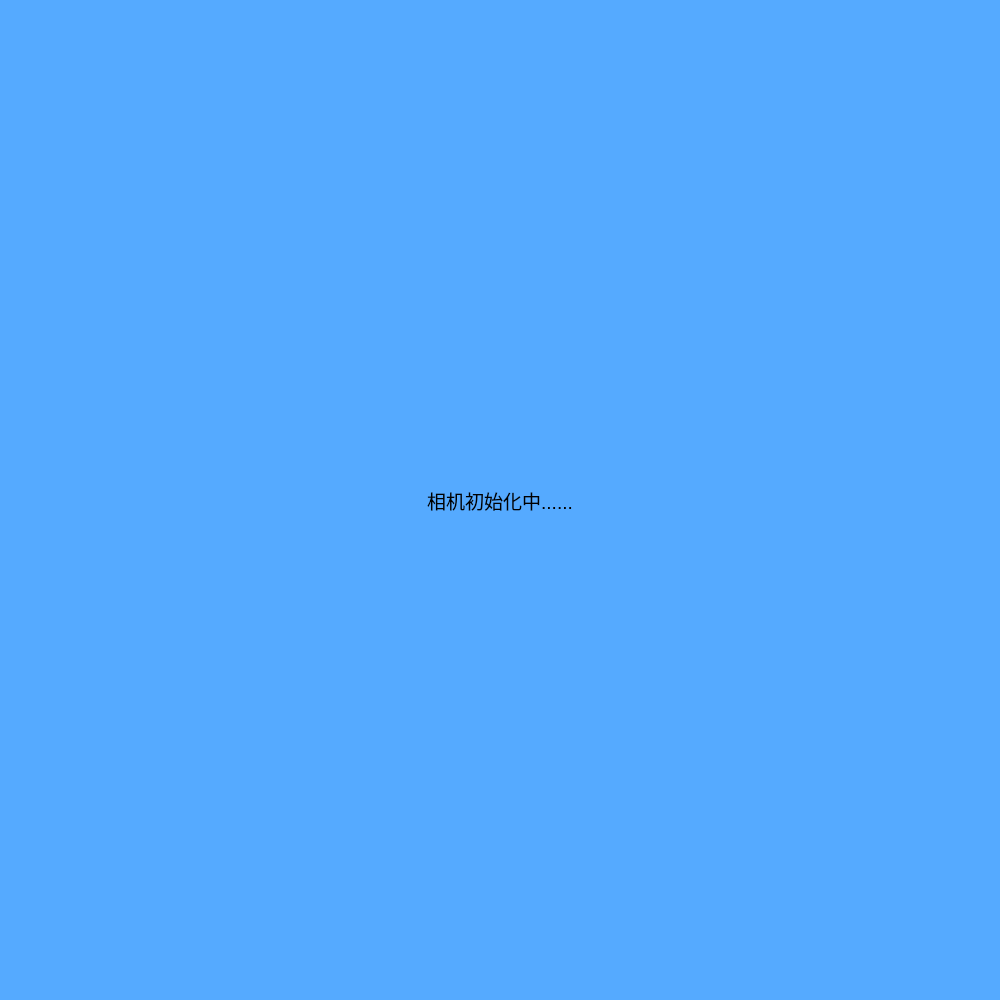
<?xml version="1.0" encoding="UTF-8"?>
<ui version="4.0">
 <class>QTracker</class>
 <widget class="QMainWindow" name="QTracker">
  <property name="geometry">
   <rect>
    <x>0</x>
    <y>0</y>
    <width>151</width>
    <height>100</height>
   </rect>
  </property>
  <property name="sizePolicy">
   <sizepolicy hsizetype="Preferred" vsizetype="Preferred">
    <horstretch>0</horstretch>
    <verstretch>0</verstretch>
   </sizepolicy>
  </property>
  <property name="maximumSize">
   <size>
    <width>16777215</width>
    <height>16777215</height>
   </size>
  </property>
  <property name="cursor">
   <cursorShape>ArrowCursor</cursorShape>
  </property>
  <property name="windowTitle">
   <string>HF-4040FSI-CIOMP</string>
  </property>
  <property name="autoFillBackground">
   <bool>false</bool>
  </property>
  <widget class="QWidget" name="centralWidget">
   <property name="autoFillBackground">
    <bool>false</bool>
   </property>
   <property name="locale">
    <locale language="English" country="UnitedStates"/>
   </property>
   <layout class="QGridLayout" name="gridLayout">
    <property name="leftMargin">
     <number>0</number>
    </property>
    <property name="topMargin">
     <number>0</number>
    </property>
    <property name="rightMargin">
     <number>0</number>
    </property>
    <property name="bottomMargin">
     <number>0</number>
    </property>
    <item row="0" column="0">
     <widget class="QImageDisplayLabel" name="labelImageDisplay">
      <property name="sizePolicy">
       <sizepolicy hsizetype="Ignored" vsizetype="Ignored">
        <horstretch>0</horstretch>
        <verstretch>0</verstretch>
       </sizepolicy>
      </property>
      <property name="minimumSize">
       <size>
        <width>1000</width>
        <height>1000</height>
       </size>
      </property>
      <property name="maximumSize">
       <size>
        <width>1000</width>
        <height>1000</height>
       </size>
      </property>
      <property name="font">
       <font>
        <pointsize>14</pointsize>
       </font>
      </property>
      <property name="autoFillBackground">
       <bool>false</bool>
      </property>
      <property name="styleSheet">
       <string notr="true">background-color: rgb(85, 170, 255);</string>
      </property>
      <property name="frameShape">
       <enum>QFrame::NoFrame</enum>
      </property>
      <property name="lineWidth">
       <number>1</number>
      </property>
      <property name="text">
       <string>相机初始化中......</string>
      </property>
      <property name="scaledContents">
       <bool>true</bool>
      </property>
      <property name="alignment">
       <set>Qt::AlignCenter</set>
      </property>
     </widget>
    </item>
   </layout>
  </widget>
 </widget>
 <layoutdefault spacing="6" margin="11"/>
 <customwidgets>
  <customwidget>
   <class>QImageDisplayLabel</class>
   <extends>QLabel</extends>
   <header>UI/QImageDisplayLabel.h</header>
  </customwidget>
 </customwidgets>
 <resources/>
 <connections/>
</ui>
